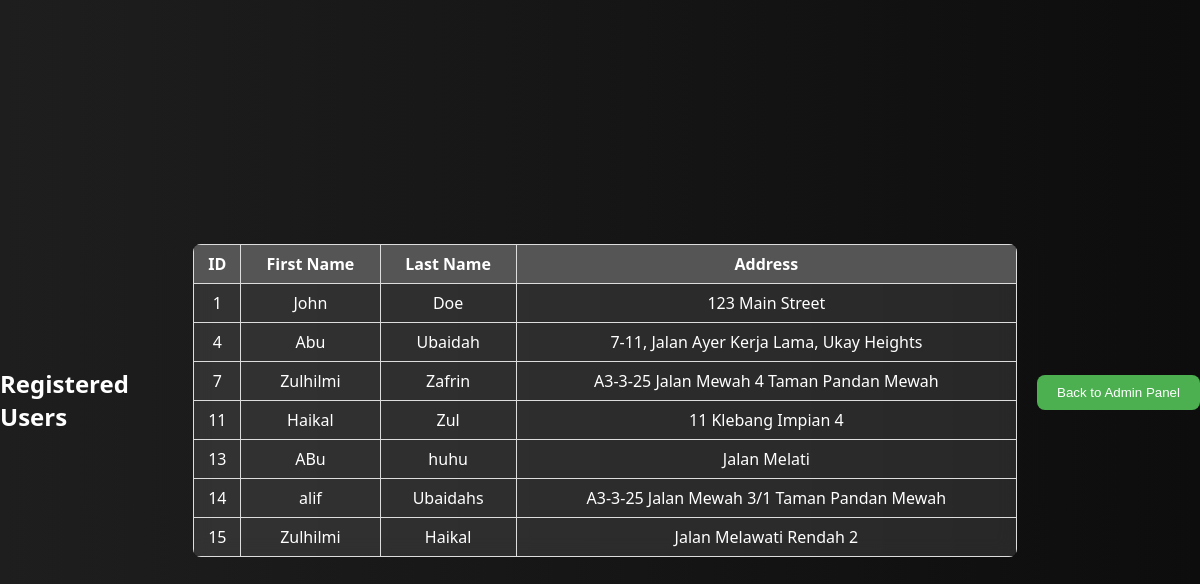
Page /display_users.php on the committed database.
### tables this page shows
CREATE TABLE `users` (
  `id` int(11) NOT NULL,
  `first_name` varchar(50) NOT NULL,
  `last_name` varchar(50) NOT NULL,
  `address` text NOT NULL,
  `password` varchar(255) NOT NULL,
  `is_admin` tinyint(1) DEFAULT 0
);

### db.php (called while the page is built, shortened)
<?php
$servername = "localhost";
$username = "root";
$password = "";
$dbname = "user_registration";
$conn = new mysqli($servername, $username, $password, $dbname);
function getAllUsers() {
    global $conn;
    $sql = "SELECT * FROM users";
    $result = $conn->query($sql);
    if ($result->num_rows > 0) {
        while ($row = $result->fetch_assoc()) {
            $users[] = $row;
        }
        return $users;
    } else {
        return false;
    }
}
?>

### display_users.php (the view, shortened to what this page needs)
<?php
include 'db.php';
$users = getAllUsers();
if ($users) {
    echo "<h2>Registered Users</h2>";
    echo "<table>";
    echo "<tr><th>ID</th><th>First Name</th><th>Last Name</th><th>Address</th></tr>";
    foreach ($users as $user) {
        echo "<tr>";
        echo "<td>" . $user['id'] . "</td>";
        echo "<td>" . $user['first_name'] . "</td>";
        echo "<td>" . $user['last_name'] . "</td>";
        echo "<td>" . $user['address'] . "</td>";
        echo "</tr>";
    }
    echo "</table>";
    echo '<form method="post" action="admin.php">
            <input type="submit" class="back-button" value="Back to Admin Panel">
          </form>';
} else {
    echo "No registered users.";
}
?>

### rows in the picture
users: id "1", first_name "John", last_name "Doe", address "123 Main Street"
users: id "4", first_name "Abu", last_name "Ubaidah", address "7-11, Jalan Ayer Kerja Lama, Ukay Heights"
users: id "7", first_name "Zulhilmi", last_name "Zafrin", address "A3-3-25 Jalan Mewah 4 Taman Pandan Mewah"
users: id "11", first_name "Haikal", last_name "Zul", address "11 Klebang Impian 4"
users: id "13", first_name "ABu", last_name "huhu", address "Jalan Melati"
users: id "14", first_name "alif", last_name "Ubaidahs", address "A3-3-25 Jalan Mewah 3/1 Taman Pandan Mewah"
users: id "15", first_name "Zulhilmi", last_name "Haikal", address "Jalan Melawati Rendah 2"
